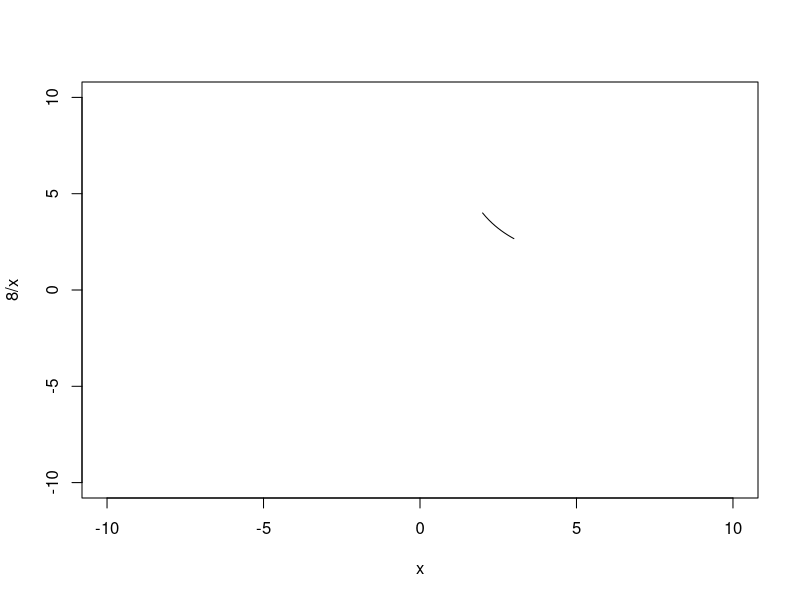
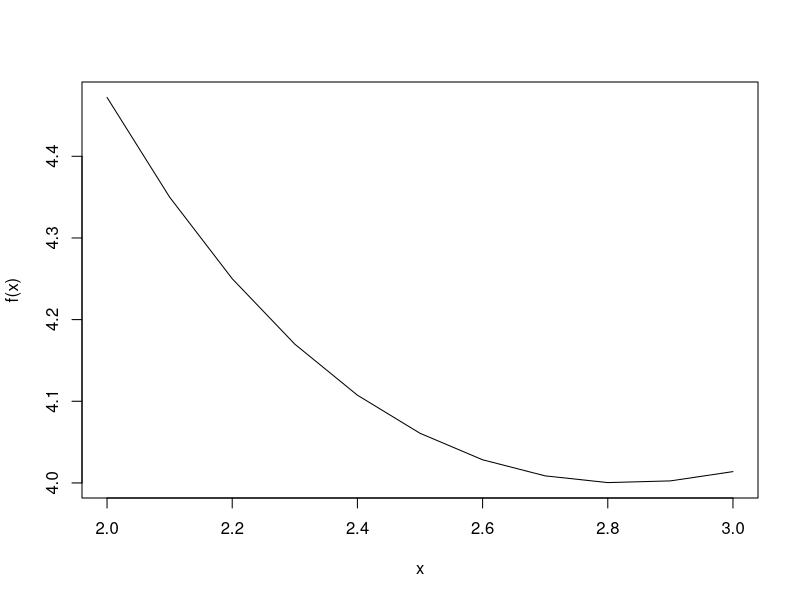
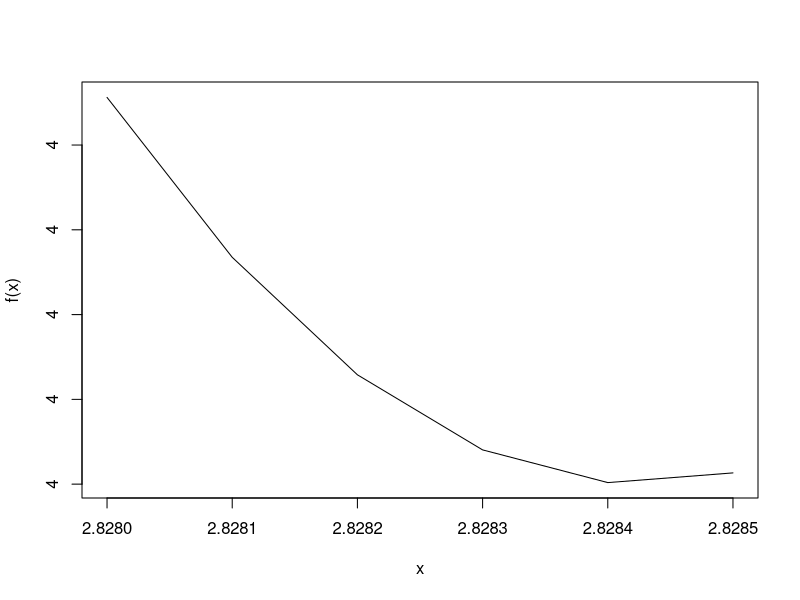

Write R code to recreate these figures, in order.
f <- function(x){
  sqrt(x^2+(8/x)^2)
}

x<- seq(2,3,0.1)
plot(x, 8/x,xlim=c(-10,10),ylim = c(-10,10),type ='l')

plot(x,f(x),type ='l')
sqrt(8)


x<- seq(2.828,2.8285,0.0001)
plot(x,f(x),type ='l')

derf <- function(x){
  1/2*(x^2+64*x^(-2))^(-1/2)*(2*x-128*x^(-3))
}
uniroot(derf,c(2,3))$root



